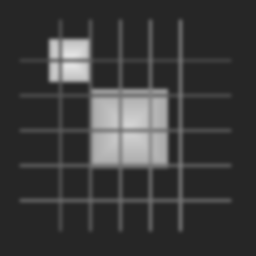
#> input picture ml/sample_images/sample_thermal_01.png, 256 x 256 px
$ python -i image_postprocessing.py   (imports and definitions only)
#> lines starting #> are read from the running program, lines starting #| are printed output that depends on the picture
#> further down, picture is the input picture: shape (256, 256, 3); min 38, max 226, mean 58.9
"""Postprocessing: unpadding, compositing/blending, colormaps, and disk saving."""

from pathlib import Path
from typing import Optional, Tuple, Union
import numpy as np
from PIL import Image
import cv2


# [45 lines left out: functions composite_restored_image, enhance_sharpness_and_contrast, not called in this run]


def to_uint8(image: np.ndarray) -> np.ndarray:
    """Convert float32 image [0.0, 1.0] to uint8 [0, 255]."""
    return (np.clip(image, 0.0, 1.0) * 255.0).astype(np.uint8)
#> returned value: shape (256, 256, 3); every value is 255


# [10 lines left out: function tensor_to_numpy, not called in this run]


def apply_thermal_colormap(image: np.ndarray, colormap: str = "ironbow") -> np.ndarray:
    """
    Convert 1-channel thermal array to 3-channel RGB pseudo-color:
      - 'grayscale': standard monochrome infrared
      - 'ironbow': classic FLIR thermal infrared palette
      - 'inferno': inferno colormap
      - 'jet': blue-cyan-yellow-red rainbow
    """
    u8 = to_uint8(image)
    if colormap == "grayscale":
        return np.stack([u8, u8, u8], axis=-1)
    elif colormap == "jet":
        bgr = cv2.applyColorMap(u8, cv2.COLORMAP_JET)
        return cv2.cvtColor(bgr, cv2.COLOR_BGR2RGB)
    elif colormap == "inferno":
        bgr = cv2.applyColorMap(u8, cv2.COLORMAP_INFERNO)
        return cv2.cvtColor(bgr, cv2.COLOR_BGR2RGB)
    elif colormap in ("ironbow", "flir"):
        bgr = cv2.applyColorMap(u8, cv2.COLORMAP_MAGMA)
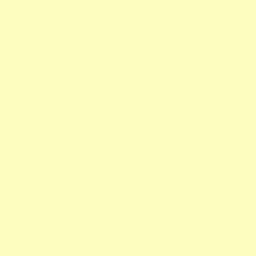
#> bgr: shape (256, 256, 3); mean B, G, R 191, 253, 252
        return cv2.cvtColor(bgr, cv2.COLOR_BGR2RGB)
    else:
        return np.stack([u8, u8, u8], axis=-1)


# [18 lines left out: function save_image, not called in this run]

>>> import cv2
>>> picture = cv2.imread('../../sample_images/sample_thermal_01.png')
>>> result = apply_thermal_colormap(picture)
